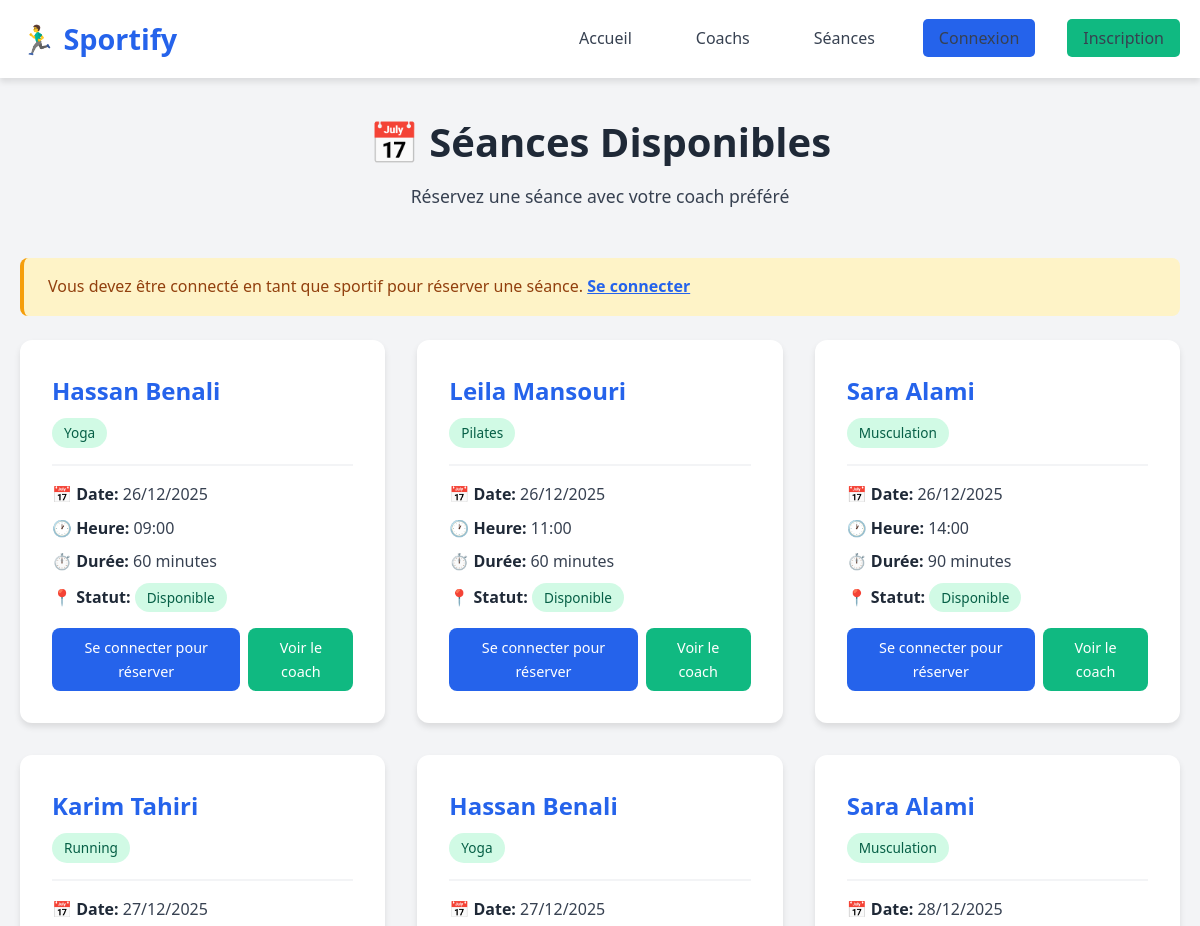
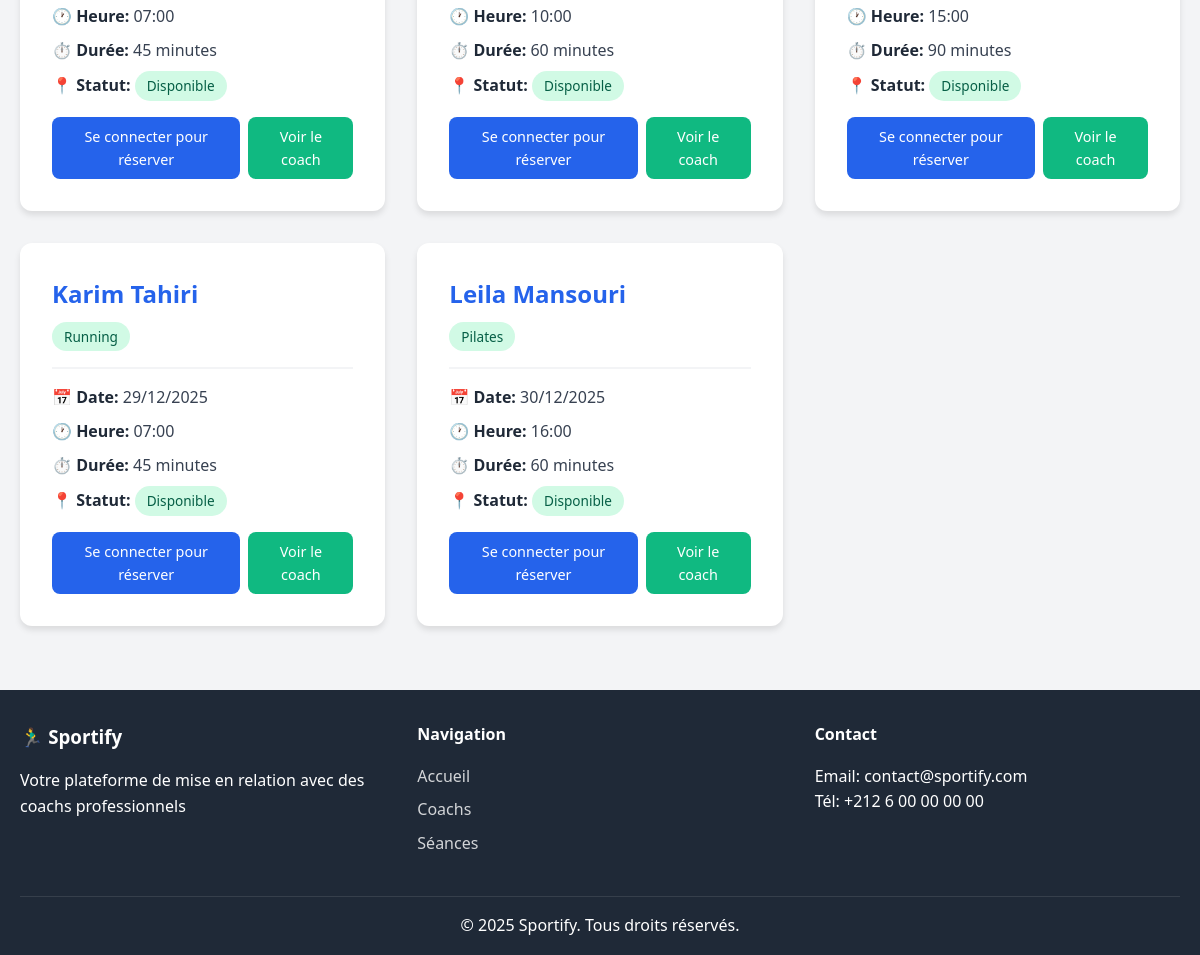
The app's page /pages/seances.php with its own data (2 pictures, top to bottom).
### tables this page shows
CREATE TABLE IF NOT EXISTS seances (
    id INT AUTO_INCREMENT PRIMARY KEY,
    coach_id INT NOT NULL,
    date_seance DATE NOT NULL,
    heure TIME NOT NULL,
    duree INT NOT NULL COMMENT 'Durée en minutes',
    statut ENUM('disponible', 'reservee') DEFAULT 'disponible',
    created_at TIMESTAMP DEFAULT CURRENT_TIMESTAMP,
    updated_at TIMESTAMP DEFAULT CURRENT_TIMESTAMP ON UPDATE CURRENT_TIMESTAMP,
    FOREIGN KEY (coach_id) REFERENCES coachs(id) ON DELETE CASCADE
);

CREATE TABLE IF NOT EXISTS coachs (
    id INT AUTO_INCREMENT PRIMARY KEY,
    nom VARCHAR(100) NOT NULL,
    prenom VARCHAR(100) NOT NULL,
    email VARCHAR(150) NOT NULL UNIQUE,
    password VARCHAR(255) NOT NULL,
    discipline VARCHAR(100) NOT NULL,
    annees_experience INT NOT NULL DEFAULT 0,
    description TEXT,
    created_at TIMESTAMP DEFAULT CURRENT_TIMESTAMP,
    updated_at TIMESTAMP DEFAULT CURRENT_TIMESTAMP ON UPDATE CURRENT_TIMESTAMP
);

### includes/session.php (called while the page is built, shortened)
<?php
function estConnecte() {
    return isset($_SESSION['user_id']) && isset($_SESSION['user_type']);
}
function estSportif() {
    return estConnecte() && $_SESSION['user_type'] === 'sportif';
}
?>

### classes/Seance.php (called while the page is built, shortened)
<?php
class Seance {
    private $conn;
    private $table_name = "seances";
    public function __construct($db) {
        $this->conn = $db;
    }
    public function lireDisponibles() {
        $query = "SELECT s.*, c.nom as coach_nom, c.prenom as coach_prenom, c.discipline
                  FROM " . $this->table_name . " s
                  LEFT JOIN coachs c ON s.coach_id = c.id
                  WHERE s.statut = 'disponible'
                  AND s.date_seance >= CURDATE()
                  ORDER BY s.date_seance ASC, s.heure ASC";
        $stmt = $this->conn->prepare($query);
        $stmt->execute();
        return $stmt;
    }
}
?>

### pages/seances.php (the view, shortened to what this page needs)
<?php
require_once '../classes/Seance.php';
require_once '../includes/session.php';
$database = new Database();
$db = $database->getConnection();
$seance = new Seance($db);
$stmt = $seance->lireDisponibles();
include '../includes/header.php';
?>
<div class="container">
    <div class="page-header">
        <h2>📅 Séances Disponibles</h2>
        <p>Réservez une séance avec votre coach préféré</p>
    </div>
    <?php if(!estConnecte()): ?>
        <div class="alert alert-warning">
            Vous devez être connecté en tant que sportif pour réserver une séance.
            <a href="login.php" style="color: var(--primary-color); font-weight: 600;">Se connecter</a>
        </div>
    <?php elseif(estCoach()): ?>
        <div class="alert alert-info">
            Les coachs ne peuvent pas réserver de séances. Cette page est réservée aux sportifs.
        </div>
    <?php endif; ?>
    <?php if($stmt->rowCount() > 0): ?>
        <div class="cards-grid">
            <?php while($row = $stmt->fetch(PDO::FETCH_ASSOC)): ?>
                <div class="card">
                    <div class="card-header">
                        <h3><?php echo htmlspecialchars($row['coach_prenom'] . ' ' . $row['coach_nom']); ?></h3>
                        <span class="badge badge-success"><?php echo htmlspecialchars($row['discipline']); ?></span>
                    </div>
                    <div class="card-body">
                        <p><strong>📅 Date:</strong> <?php echo date('d/m/Y', strtotime($row['date_seance'])); ?></p>
                        <p><strong>🕐 Heure:</strong> <?php echo date('H:i', strtotime($row['heure'])); ?></p>
                        <p><strong>⏱️ Durée:</strong> <?php echo $row['duree']; ?> minutes</p>
                        <p><strong>📍 Statut:</strong> <span class="badge badge-success">Disponible</span></p>
                    </div>
                    <div class="card-footer">
                        <?php if(estSportif()): ?>
                            <form method="POST" action="" style="margin: 0;">
                                <input type="hidden" name="seance_id" value="<?php echo $row['id']; ?>">
                                <button type="submit" name="reserver" class="btn btn-primary btn-small">Réserver</button>
                            </form>
                        <?php else: ?>
                            <a href="login.php" class="btn btn-primary btn-small">Se connecter pour réserver</a>
                        <?php endif; ?>
                        <a href="coach_detail.php?id=<?php echo $row['coach_id']; ?>" class="btn btn-secondary btn-small">Voir le coach</a>
                    </div>
                </div>
            <?php endwhile; ?>
        </div>
    <?php else: ?>
        <div class="alert alert-info">
            Aucune séance disponible pour le moment. Revenez plus tard !
        </div>
    <?php endif; ?>
</div>
<?php include '../includes/footer.php'; ?>

### includes/header.php (shortened to what this page needs)
<?php
require_once __DIR__ . '/session.php';
?>
<!DOCTYPE html>
<html lang="fr">
<head>
    <link rel="stylesheet" href="<?php echo strpos($_SERVER['PHP_SELF'], '/pages/') !== false ? '../public/css/style.css' : 'public/css/style.css'; ?>">
</head>
<body>
    <header class="main-header">
        <div class="container">
            <nav class="navbar">
                <div class="logo">
                    <a href="<?php echo strpos($_SERVER['PHP_SELF'], '/pages/') !== false ? '../index.php' : 'index.php'; ?>">
                        <h1>🏃‍♂️ Sportify</h1>
                    </a>
                </div>
                <ul class="nav-menu">
                    <li><a href="<?php echo strpos($_SERVER['PHP_SELF'], '/pages/') !== false ? '../index.php' : 'index.php'; ?>">Accueil</a></li>
                    <li><a href="<?php echo strpos($_SERVER['PHP_SELF'], '/pages/') !== false ? 'coachs.php' : 'pages/coachs.php'; ?>">Coachs</a></li>
                    <li><a href="<?php echo strpos($_SERVER['PHP_SELF'], '/pages/') !== false ? 'seances.php' : 'pages/seances.php'; ?>">Séances</a></li>
                    <?php if(estConnecte()): ?>
                        <?php if(estCoach()): ?>
                            <li><a href="<?php echo strpos($_SERVER['PHP_SELF'], '/pages/') !== false ? 'coach_dashboard.php' : 'pages/coach_dashboard.php'; ?>">Mon Dashboard</a></li>
                        <?php else: ?>
                            <li><a href="<?php echo strpos($_SERVER['PHP_SELF'], '/pages/') !== false ? 'mes_reservations.php' : 'pages/mes_reservations.php'; ?>">Mes Réservations</a></li>
                        <?php endif; ?>
                        <li class="user-menu">
                            <span class="user-name"><?php echo getUserNomComplet(); ?></span>
                            <a href="<?php echo strpos($_SERVER['PHP_SELF'], '/pages/') !== false ? 'logout.php' : 'pages/logout.php'; ?>" class="btn-logout">Déconnexion</a>
                        </li>
                    <?php else: ?>
                        <li><a href="<?php echo strpos($_SERVER['PHP_SELF'], '/pages/') !== false ? 'login.php' : 'pages/login.php'; ?>" class="btn-primary">Connexion</a></li>
                        <li><a href="<?php echo strpos($_SERVER['PHP_SELF'], '/pages/') !== false ? 'signup.php' : 'pages/signup.php'; ?>" class="btn-secondary">Inscription</a></li>
                    <?php endif; ?>
                </ul>
            </nav>
        </div>
    </header>
    <main class="main-content">

### includes/footer.php
    </main>
    <footer class="main-footer">
        <div class="container">
            <div class="footer-content">
                <div class="footer-section">
                    <h3>🏃‍♂️ Sportify</h3>
                    <p>Votre plateforme de mise en relation avec des coachs professionnels</p>
                </div>
                <div class="footer-section">
                    <h4>Navigation</h4>
                    <ul>
                        <li><a href="<?php echo strpos($_SERVER['PHP_SELF'], '/pages/') !== false ? '../index.php' : 'index.php'; ?>">Accueil</a></li>
                        <li><a href="<?php echo strpos($_SERVER['PHP_SELF'], '/pages/') !== false ? 'coachs.php' : 'pages/coachs.php'; ?>">Coachs</a></li>
                        <li><a href="<?php echo strpos($_SERVER['PHP_SELF'], '/pages/') !== false ? 'seances.php' : 'pages/seances.php'; ?>">Séances</a></li>
                    </ul>
                </div>
                <div class="footer-section">
                    <h4>Contact</h4>
                    <p>Email: contact@sportify.com</p>
                    <p>Tél: +212 6 00 00 00 00</p>
                </div>
            </div>
            <div class="footer-bottom">
                <p>&copy; 2025 Sportify. Tous droits réservés.</p>
            </div>
        </div>
    </footer>
</body>
</html>

### public/css/style.css (style rules this page uses)
* { margin: 0; padding: 0; box-sizing: border-box; }
:root { --primary-color: #2563eb; --primary-dark: #1e40af; --secondary-color: #10b981; --danger-color: #ef4444; --warning-color: #f59e0b; --dark-color: #1f2937; --light-color: #f3f4f6; --white: #ffffff; --text-color: #374151; --border-color: #e5e7eb; --shadow: 0 4px 6px rgba(0, 0, 0, 0.1); --shadow-lg: 0 10px 15px rgba(0, 0, 0, 0.1); --transition: all 0.3s ease; }
body { font-family: 'Segoe UI', Tahoma, Geneva, Verdana, sans-serif; line-height: 1.6; color: var(--text-color); background-color: var(--light-color); min-height: 100vh; display: flex; flex-direction: column; }
.container { max-width: 1200px; margin: 0 auto; padding: 0 20px; }
.main-header { background-color: var(--white); box-shadow: var(--shadow); position: sticky; top: 0; z-index: 1000; }
.navbar { display: flex; justify-content: space-between; align-items: center; padding: 1rem 0; }
.logo h1 { font-size: 1.8rem; color: var(--primary-color); font-weight: bold; }
.logo a { text-decoration: none; }
.nav-menu { display: flex; list-style: none; gap: 2rem; align-items: center; }
.nav-menu li a { text-decoration: none; color: var(--text-color); font-weight: 500; transition: var(--transition); padding: 0.5rem 1rem; border-radius: 5px; }
.btn { padding: 0.75rem 1.5rem; border: none; border-radius: 8px; font-size: 1rem; font-weight: 500; cursor: pointer; transition: var(--transition); text-decoration: none; display: inline-block; text-align: center; }
.btn-primary { background-color: var(--primary-color); color: var(--white); }
.btn-secondary { background-color: var(--secondary-color); color: var(--white); }
.btn-small { padding: 0.5rem 1rem; font-size: 0.9rem; }
.main-content { flex: 1; padding: 2rem 0; }
.page-header { text-align: center; margin-bottom: 3rem; }
.page-header h2 { font-size: 2.5rem; color: var(--dark-color); margin-bottom: 0.5rem; }
.page-header p { font-size: 1.1rem; color: var(--text-color); }
.cards-grid { display: grid; grid-template-columns: repeat(auto-fill, minmax(300px, 1fr)); gap: 2rem; margin-bottom: 2rem; }
.card { background-color: var(--white); border-radius: 12px; padding: 2rem; box-shadow: var(--shadow); transition: var(--transition); }
.card-header { border-bottom: 2px solid var(--light-color); padding-bottom: 1rem; margin-bottom: 1rem; }
.card-header h3 { font-size: 1.5rem; color: var(--primary-color); margin-bottom: 0.5rem; }
.card-body { margin-bottom: 1rem; }
.card-body p { margin-bottom: 0.5rem; }
.card-body strong { color: var(--dark-color); }
.card-footer { display: flex; gap: 0.5rem; justify-content: flex-end; }
.badge { display: inline-block; padding: 0.25rem 0.75rem; border-radius: 20px; font-size: 0.85rem; font-weight: 500; }
.badge-success { background-color: #d1fae5; color: #065f46; }
.alert { padding: 1rem 1.5rem; border-radius: 8px; margin-bottom: 1.5rem; font-weight: 500; }
.alert-warning { background-color: #fef3c7; color: #92400e; border-left: 4px solid var(--warning-color); }
.main-footer { background-color: var(--dark-color); color: var(--white); padding: 2rem 0 1rem; margin-top: auto; }
.footer-content { display: grid; grid-template-columns: repeat(auto-fit, minmax(250px, 1fr)); gap: 2rem; margin-bottom: 2rem; }
.footer-section h3, .footer-section h4 { margin-bottom: 1rem; color: var(--white); }
.footer-section ul { list-style: none; }
.footer-section ul li { margin-bottom: 0.5rem; }
.footer-section a { color: var(--white); text-decoration: none; opacity: 0.8; transition: var(--transition); }
.footer-bottom { text-align: center; padding-top: 1rem; border-top: 1px solid rgba(255, 255, 255, 0.1); }

### records on screen
seances: coach.nom "Hassan Benali", coach.discipline "Yoga", date_seance "26/12/2025", heure "09:00", duree "60"
seances: coach.nom "Leila Mansouri", coach.discipline "Pilates", date_seance "26/12/2025", heure "11:00", duree "60"
seances: coach.nom "Sara Alami", coach.discipline "Musculation", date_seance "26/12/2025", heure "14:00", duree "90"
seances: coach.nom "Karim Tahiri", coach.discipline "Running", date_seance "27/12/2025", heure "07:00", duree "45"
seances: coach.nom "Hassan Benali", coach.discipline "Yoga", date_seance "27/12/2025", heure "10:00", duree "60"
seances: coach.nom "Sara Alami", coach.discipline "Musculation", date_seance "28/12/2025", heure "15:00", duree "90"
seances: coach.nom "Karim Tahiri", coach.discipline "Running", date_seance "29/12/2025", heure "07:00", duree "45"
seances: coach.nom "Leila Mansouri", coach.discipline "Pilates", date_seance "30/12/2025", heure "16:00", duree "60"
